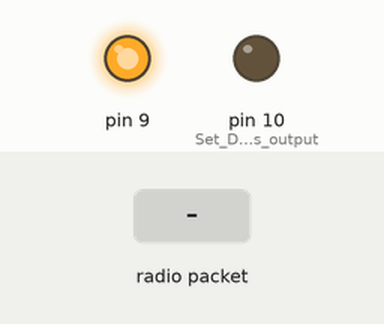
This sketch was run on a simulated Arduino Uno, built with avr-gcc and run on an emulated ATmega328P. On the bench: output pins drawn as LEDs (lit = HIGH). The inputs (shaded band) are chosen by the test bench. No radio packets arrive unless stated; what the sketch prints to the serial monitor is not drawn.

Above: at 1.2 s.
1.3 s: radio packet "1" arrives
Timing chart, 0 to 4.3 s (numbered marks = the images above; inputs shaded):
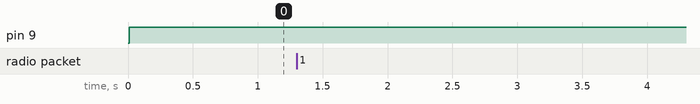

The sketch:

newTransmitter2.ino
```cpp
#include <RF24.h>
#include <SPI.h>
#include <printf.h>
#include <TimerTwo.h>
#define size 1024
// #include <fmtg.h>

byte broadcast[5] =  "ff000";
byte addr[5] = "11111";

RF24 transmitter(7,8);
RF24 receiver(2,3);
volatile byte audioBuffer[32];

volatile unsigned occupied = 0;
void play()
{
  static unsigned chunkIndex = 0, i =0;
  if(i<32)
  {
    byte n = audioBuffer[i];
    // Serial.write(&n, 1);
    analogWrite(9, 255-n);
    analogWrite(10, n);
    i++;
  }
  else {
    i = 0;
    occupied = 0;
  }
}

void setup() {
  Serial.begin(115200);
  printf_begin();
  pinMode (3,OUTPUT);

  transmitter.begin();
  transmitter.setDataRate(1);
  transmitter.setCRCLength(2);
  transmitter.stopListening();

   pinMode(9, OUTPUT);
  pinMode(10, OUTPUT);  // Set D9 as output

  // Configure Timer 1
  TCCR1A = _BV(COM1A1) | _BV(WGM11);   // Fast PWM, Clear on Compare Match (Non-inverting)
  TCCR1B = _BV(WGM13) | _BV(WGM12) | _BV(CS10); // Fast PWM, No Prescaler (CS10 = 1)

  ICR1 = 100;

  receiver.begin();
  receiver.setDataRate(1);
  receiver.setCRCLength(1);
  receiver.openReadingPipe(0, addr);
  // receiver.openReadingPipe(1, broadcast);
  receiver.startListening();
  receiver.enableDynamicAck();
  receiver.setAutoAck(0);
  // receiver.setPALevel(RF24_PA_LOW);

  receiver.printDetails();
//  analogWrite (3,255);
  Timer2.init(125, play);
  Timer2.start();
  // Timer2.attachInterrupt(play);
  // analogWrite(9, 50);

}
void loop() {
  byte black[32];
  static unsigned chunkIndex = 0;
    if (receiver.available() && !occupied)
    {
      noInterrupts();
      receiver.read(black, 32);
      Serial.write(black, 32);
      memcpy(audioBuffer, black, 32);
      occupied=1;
      interrupts();

	  }


}
```
